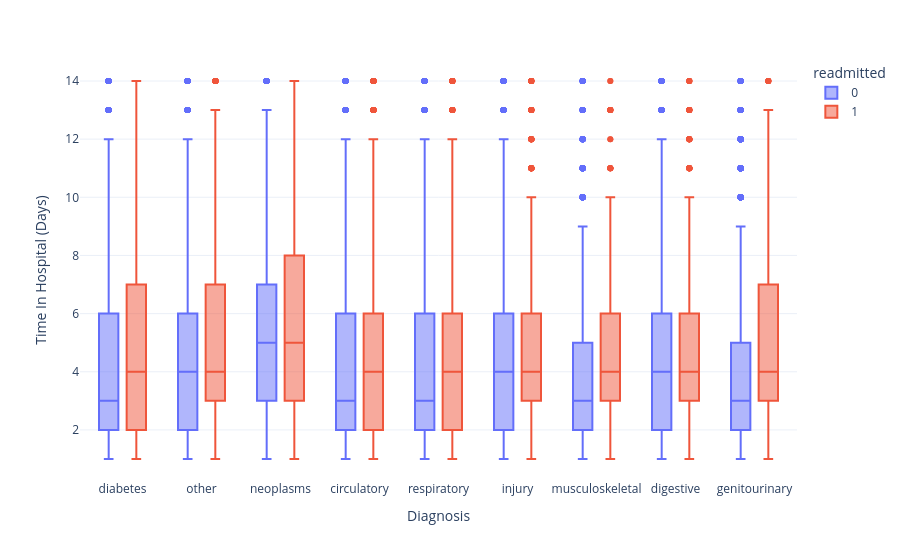

This figure's notebook cell:
### Markdown cell above
Readmission rates are similar across all diagnosis groups. It appears that diabetes and injury have higher rates of readmission, while musculoskeletal and respiratory have lower rates. We could investigate further to determine if these differences are statistically significant. I'll next plot a boxplot to visualize the distribution of days spent in the hospital by patients in each diagnosis group. I'll use the color parameter to understand how time spent in the hospital affects readmission.

### Code cell
fig = px.box(df, x = 'diag_1g', color = 'readmitted', y = 'time_in_hospital', template = 'plotly_white')
fig.update_layout(xaxis_title = 'Diagnosis', yaxis_title = 'Time In Hospital (Days)')
fig.show()

### Figure 1 — Plotly figure (JSON) as saved in the notebook; plotly's stock layout.template omitted (floating-point values rounded to 4 significant figures; data arrays with more than 128 entries replaced by an {"elided": "..."} marker saying what was removed)
{"data": [{"alignmentgroup": "True", "hovertemplate": "readmitted=0<br>diag_1g=%{x}<br>time_in_hospital=%{y}<extra></extra>", "legendgroup": "0", "marker": {"color": "#636efa"}, "name": "0", "notched": false, "offsetgroup": "0", "orientation": "v", "showlegend": true, "type": "box", "x": {"elided": "90393 str values"}, "x0": " ", "xaxis": "x", "y": {"elided": "90393 int values"}, "y0": " ", "yaxis": "y"}, {"alignmentgroup": "True", "hovertemplate": "readmitted=1<br>diag_1g=%{x}<br>time_in_hospital=%{y}<extra></extra>", "legendgroup": "1", "marker": {"color": "#EF553B"}, "name": "1", "notched": false, "offsetgroup": "1", "orientation": "v", "showlegend": true, "type": "box", "x": {"elided": "11352 str values"}, "x0": " ", "xaxis": "x", "y": {"elided": "11352 int values"}, "y0": " ", "yaxis": "y"}], "layout": {"autosize": true, "boxmode": "group", "legend": {"title": {"text": "readmitted"}, "tracegroupgap": 0}, "margin": {"t": 60}, "xaxis": {"anchor": "y", "autorange": true, "domain": [0, 1], "range": [-0.53, 8.53], "title": {"text": "Diagnosis"}, "type": "category"}, "yaxis": {"anchor": "x", "autorange": true, "domain": [0, 1], "range": [0.2778, 14.72], "title": {"text": "Time In Hospital (Days)"}, "type": "linear"}}}
